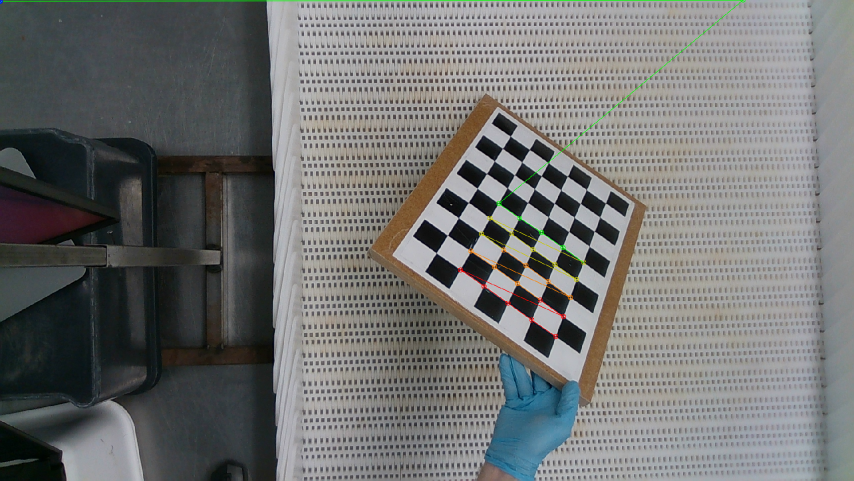
#> input picture EXAMPLEOFCHESSFINDER.png, 1708 x 961 px, given in place of ., which was not available (shown at 1/2 size); the run also reads 1 picture not shown here
$ python -i CameraCalibration.py   (imports and definitions only)
#> lines starting #> are read from the running program, lines starting #| are printed output that depends on the picture; after the words box and inside, x2 and y2 are one past the last pixel; in counts of white or black regions, pixels touching at a corner belong together; pictures that were not available may be replaced by others from this repository, and a replacement may not be noted
#> in getImageCalibration, image is the input picture: shape (961, 1708, 3); mean B, G, R 112.3, 113.2, 112
### LOGIKdir/AutoCrop.py
import os
import cv2
import numpy as np
from DATAdir.data import ImageData


class Cropper:
    """The class wich crops the images on the provided file path (skal måske laves om til at køre på img fra tidligere kode i stedet)"""

    def __init__(self):
        self.img = 0
        self.imgCropped = 0

    def setImage(self, image):
        self.imageOutput = image.copy()
        # convert to greyscale if needed
        if len(image.shape) > 2:
            image = cv2.cvtColor(image, cv2.COLOR_BGR2GRAY)
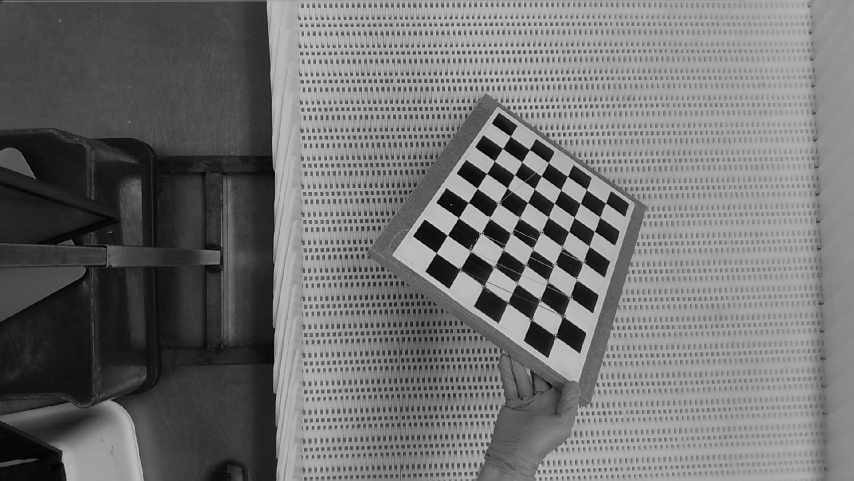
#> image: shape (961, 1708) (shown at 1/2 size); min 0, max 211, mean 112.6
        self.img = image
        y, x = image.shape
#> y = 961; x = 1708
        self.imgCropped = np.zeros((y, x))

    def findEdges(self):
        # self.imgGrey = cv2.cvtColor(self.img, cv2.COLOR_BGR2GRAY)
        self.imgEdges = cv2.Canny(self.img, 250, 400, apertureSize=3)
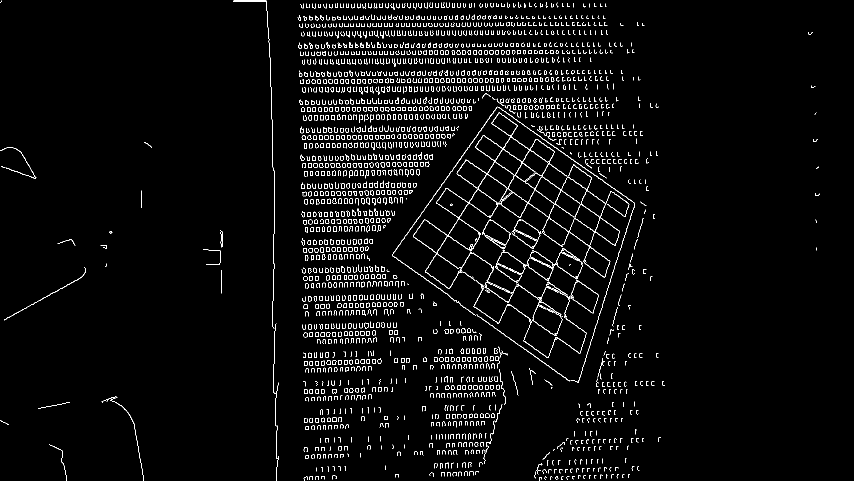
#> self.imgEdges: shape (961, 1708) (shown at 1/2 size); 3.1% white in thin lines or dots

    def findVerticalLines(self):
        self.imgLines = self.img
        # Finds lines in the image based on edges
        self.Lines = cv2.HoughLines(self.imgEdges, 1.7, np.pi / 180, 220)
#> self.Lines = 139 rows, first 8: [-362.1, 2.18], [-86.7, 2.18], [-302.6, 2.18], [935, 0.611], [-396.1, 2.18], [-30.6, 2.18], [-273.7, 2.18], [-127.5, 2.18]

        self.minx = 9999
        for r_theta in self.Lines:
            arr = np.array(r_theta[0], dtype=np.float64)
            r, theta = arr

            a = np.cos(theta)  # Stores the value of cos(theta) in a
            b = np.sin(theta)  # Stores the value of sin(theta) in b

            x0 = a * r  # x0 stores the value rcos(theta)
            y0 = b * r  # y0 stores the value rsin(theta)

            x1 = int(x0 + 1200 * (-b))  # x1 stores the rounded off value of (rcos(theta)-1000sin(theta))
            y1 = int(y0 + 1200 * (a))  # y1 stores the rounded off value of (rsin(theta)+1000cos(theta))

            x2 = int(x0 - 1200 * (-b))  # x2 stores the rounded off value of (rcos(theta)+1000sin(theta))
            y2 = int(y0 - 1200 * (a))  # y2 stores the rounded off value of (rsin(theta)-1000cos(theta))

            # cv2.line draws a line in img from the point(x1,y1) to (x2,y2).
            # (0,0,255) denotes the colour of the line to be
            # drawn. In this case, it is red.
            # This if statments only lets approxemetly vertical lines be saved
            if abs(y1 - y2) > 100 > abs(x1 - x2):
                if self.minx > x0 > 550:
                    self.minx = x0
                    cv2.line(self.imgLines, (x1, y1), (x2, y2), (0, 0, 255), 2)
#> this loop made 139 passes
#> (r, theta, a, b, x0, y0, x1, y1) on passes 17, 63, 66, 72: (656.2, 0, 1, 0, 656.2, 0, 656, 1200), (-652.8, 3.12, -1, 0.0175, 652.7, -11.39, 631, -1211), (-635.8, 3.12, -1, 0.0175, 635.7, -11.1, 614, -1210), (610.3, 0, 1, 0, 610.3, 0, 610, 1200)
#> (r, theta, a, b, x0, y0, x1, y1) on passes 1 to 6: (-362.1, 2.18, -0.574, 0.819, 207.7, -296.6, -775, -984), (-86.7, 2.18, -0.574, 0.819, 49.73, -71.02, -933, -759), (-302.6, 2.18, -0.574, 0.819, 173.6, -247.9, -809, -936), (935, 0.611, 0.819, 0.574, 765.9, 536.3, 77, 1519), (-396.1, 2.18, -0.574, 0.819, 227.2, -324.5, -755, -1012), (-30.6, 2.18, -0.574, 0.819, 17.55, -25.07, -965, -713)
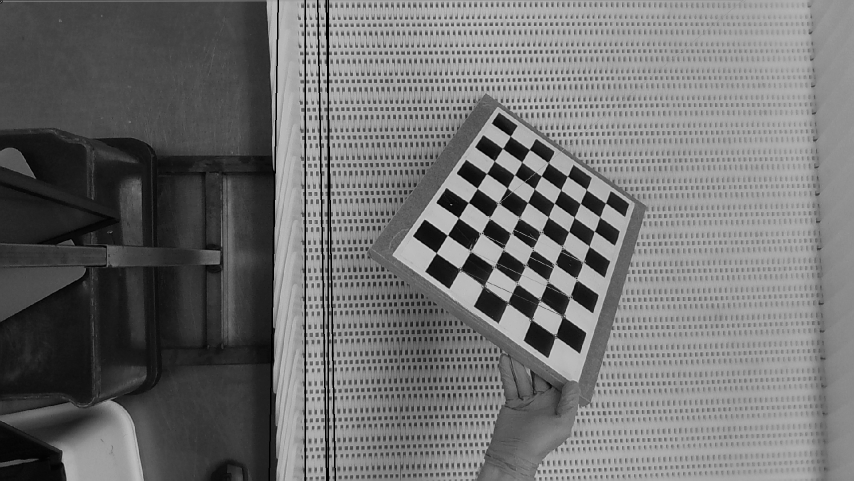
#> self.imgLines: shape (961, 1708) (shown at 1/2 size); 0.85% of pixels changed, all inside (x1, y1, x2, y2) = (537, 0, 672, 961)

    def crop(self):
        # This function executes the corpping and creates and atribute: imgCropped
        self.findEdges()
        self.findVerticalLines()

        # Makes all outside the conveyorbelt black, by looking at ab ankor point found in "find vertical lines": minx
        for y, row in enumerate(self.imgCropped):
            for x, pixel in enumerate(row):
                # +70 to go from the outer edge on the conveyobelt to the eged by the conveyor bed. Found frome trial and error, the same goes for +1200
                if x < self.minx + 70 or x > self.minx + 1220:
                    self.imgCropped[y][x] = 255
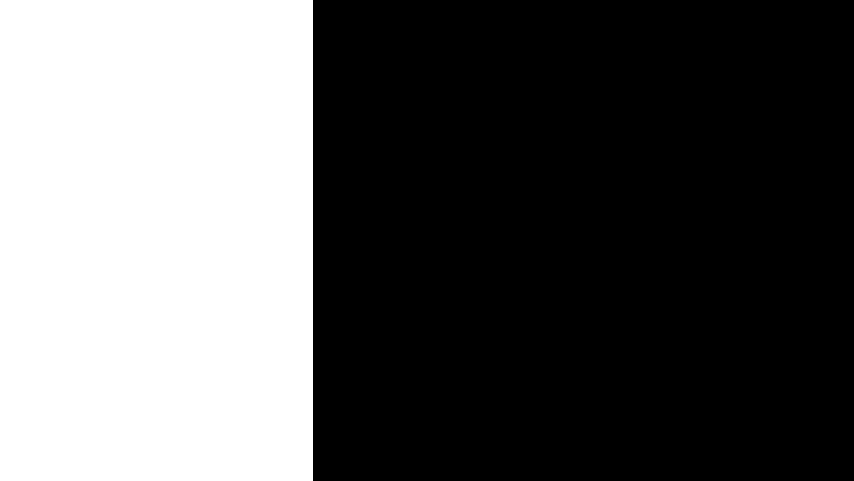
#> self.imgCropped: shape (961, 1708) float64 (shown at 1/2 size); 36.7% white; 1 white region, box (x1, y1, x2, y2) and area: (0, 0, 626, 961) 601586
        self.xStart = round(self.minx + 70)
        self.xEnd = round(self.minx + 1220)

        # draws a line on the image to show where the image is cropped
        cv2.line(self.imageOutput, (self.xStart, 0), (self.xStart, 1080), (0, 0, 255), 5)
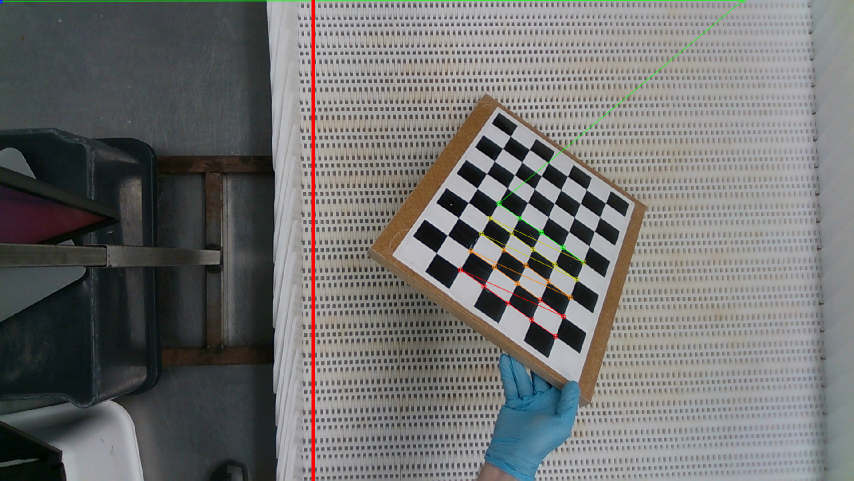
#> self.imageOutput: shape (961, 1708, 3) (shown at 1/2 size); 0.41% of pixels changed, all inside (x1, y1, x2, y2) = (623, 0, 630, 961)
        cv2.line(self.imageOutput, (self.xEnd, 0), (self.xEnd, 1080), (0, 0, 255), 5)
        # writes the cropped image to a file in the download folder
        os.chdir(r"C:\P3OutData\StepbyStep\Crop")
        cv2.imwrite("Cropped.png", self.imageOutput)

        return self.minx

### LOGIKdir/CameraCalibration.py
import numpy as np
import cv2
import glob
import os
# from LOGIKdir.AutoCrop import Cropper as AutoCrop
from LOGIKdir.AutoCrop import Cropper as AutoCrop
from LOGIKdir.Sizefinder import SizeFinder


class ImageCalibrator:
    def __init__(self) -> None:
        print("ImageCalibrator initialized:")

    # [16 lines left out: functions clearDirectory, showImage, not called in this run]

    def WarpPerspective(self, image, fileName=None):
        """Warp the perspective of a 1920x1080 PNG in group 9 image to help account for the angle of the camera.
        Takes a PNG image and warps it to a 1080x1080 pixel image containing only the conveyor."""
        AutoCropper = AutoCrop()
        AutoCropper.setImage(image)
        minX = AutoCropper.crop()
        leftX1 = minX + 67
        leftX2 = minX + 70
        rightX1 = minX + 1235
        rightX2 = minX + 1270

        # Points in the orignal image indicating where to warp perspective to.
        # Change to use automatic detection of points.
        orignalPoints = np.float32([[leftX1, 0], [leftX2, 1080], [rightX1, 0], [rightX2, 1080]])
        # What the originalPoints new values should be in the perspective warped image
        newPoints = np.float32([[0, 0], [0, 1080], [1080, 0], [1080, 1080]])
        # Warp all checkerboard images and put them in their own folder.
        warpMatrix = cv2.getPerspectiveTransform(orignalPoints, newPoints)
        # Use the values from above to warp the image to a 1080x1080 pixel image.
        return warpMatrix

    def getImageCalibration(self, calibrationPath):
        """Gets the values required for undistorting an image based on checkerboards in multiple images."""
        # termination criteria
        # Define the dimensions of checkerboard
        CHECKERBOARD = (9, 6)

        # The criteria for when to stop iterating, determined either by reaching a certain accuracy (like 0.001) or
        # when a certain number of iterations have been performed (like 30)
        criteria = (cv2.TERM_CRITERIA_EPS + cv2.TERM_CRITERIA_MAX_ITER, 30, 0.001)

        # Vector for 3D points in real world space
        points3D = []

        # Vector for 2D points in image plane.
        points2D = []

        # Prepares 3D points real world coordinates like (0,0,0), (1,0,0), (2,0,0) ....,(6,5,0).
        objectPoints3D = np.zeros((1, CHECKERBOARD[0] * CHECKERBOARD[1], 3), np.float32)
        objectPoints3D[0, :, :2] = np.mgrid[0:CHECKERBOARD[0], 0:CHECKERBOARD[1]].T.reshape(-1, 2)

        print("Finding checkerboards in images...", calibrationPath)
        for i, fileName in enumerate(calibrationPath):
            name = fileName.rsplit('\\', 1)[-1]
            image = cv2.imread(fileName)

            # Warp perspective of board
            if i == 0:
                warpMatrix = self.WarpPerspective(image, name)
            image = cv2.warpPerspective(image, warpMatrix, (1080, 1080))
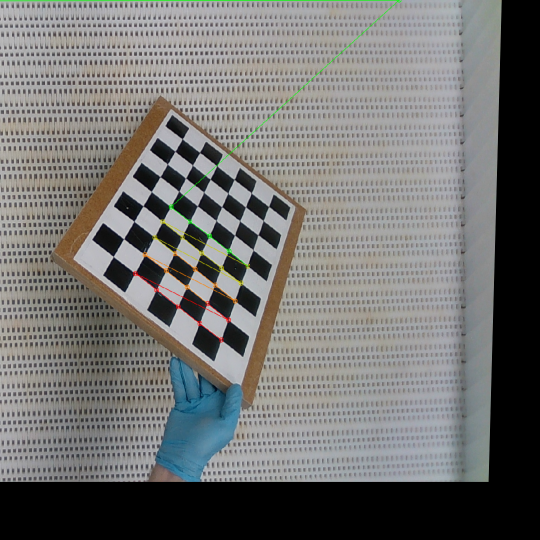
#> image: shape (1080, 1080, 3) (shown at 1/2 size); mean B, G, R 112.3, 113.8, 113.9

            print("Finding Checkerboards for {}".format(name))
            # Convert to greyscale
            grayColor = cv2.cvtColor(image, cv2.COLOR_BGR2GRAY)
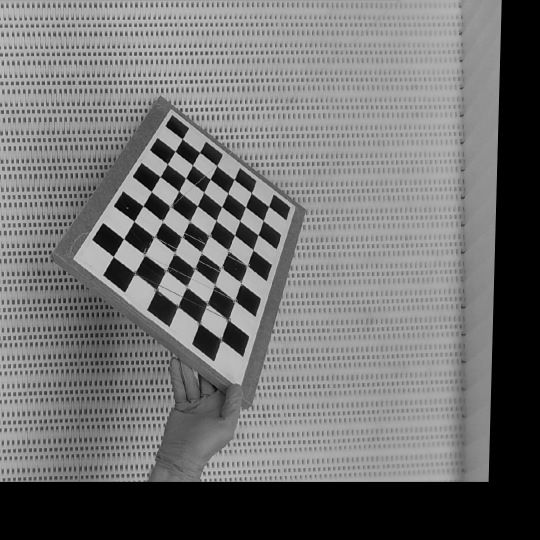
#> grayColor: shape (1080, 1080) (shown at 1/2 size); min 0, max 209, mean 113.6

            # Find the chess board corners
            # If desired number of corners are found in the image then retval = true
            retval, corners = cv2.findChessboardCorners(grayColor, CHECKERBOARD, cv2.CALIB_CB_ADAPTIVE_THRESH
                                                        + cv2.CALIB_CB_FAST_CHECK + cv2.CALIB_CB_NORMALIZE_IMAGE)

            # If desired number of corners are detected, refine the pixel coordinates and display them .
            if retval == True:
                points3D.append(objectPoints3D)

                # Refining pixel coordinates for given 2d points.
                corners2 = cv2.cornerSubPix(grayColor, corners, (11, 11), (-1, -1), criteria)

                points2D.append(corners2)

                # Draw and display the corners
                # imageDrawn = cv2.drawChessboardCorners(image, CHECKERBOARD, corners2, retval)
                # showImage([imageDrawn])
            else:
                print("Can't find enough corners in {}.".format(name))

        # Perform camera calibration by passing the value of above found out 3D points (points3D)
        # and its corresponding pixel coordinates of the detected corners (points2D)
        print("Calculating camera calibration values...")
        retval, matrix, distortion, rotationVector, translationVector = cv2.calibrateCamera(points3D, points2D,
                                                                                            grayColor.shape[::-1], None,
                                                                                            None)

        # Displaying required output
        print(" Camera matrix:")
        print(matrix)

        print("\n Distortion coefficient:")
        print(distortion)

        print("\n Rotation Vectors:")
        print(rotationVector)

        print("\n Translation Vectors:")
        print(translationVector)

        # Get new camera matrix
        height, width = image.shape[:2]
        newCameraMatrix, regionsOfInterest = cv2.getOptimalNewCameraMatrix(matrix, distortion, (width, height), 1,
                                                                           (width, height))

        return [retval, matrix, distortion, rotationVector, translationVector, newCameraMatrix, regionsOfInterest]

    # [27 lines left out: function calibrateImage, not called in this run]

#> (the run stopped early here; a loop or call above may not have finished)
